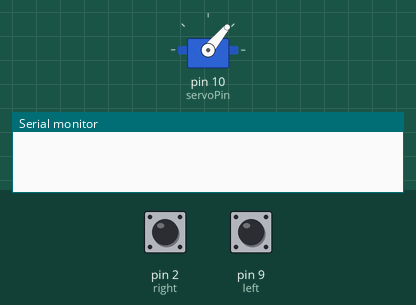
Recording of a sketch running on a simulated Arduino Uno, built with avr-gcc and run on an emulated ATmega328P. Shown: servo, the last lines printed to the serial monitor. The inputs (shaded band) are chosen by the test bench; at power-on: pin 2 (right) LOW, pin 9 (left) LOW.

Above: at 1.2 s.
1.3 s: pin 2 (right) pulled HIGH for 1 s
At 3.1 s:
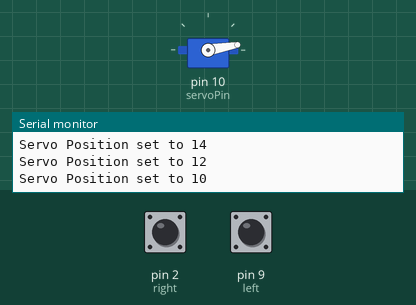
4.3 s: pin 9 (left) pulled HIGH for 3.2 s
At 7.8 s:
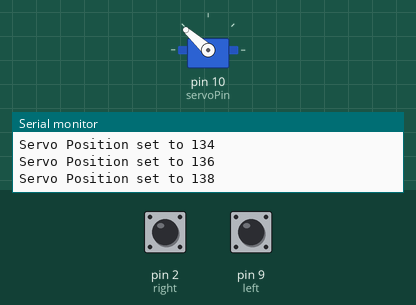
9.0 s: pin 9 (left) pulled HIGH for 0.15 s
At 9.8 s:
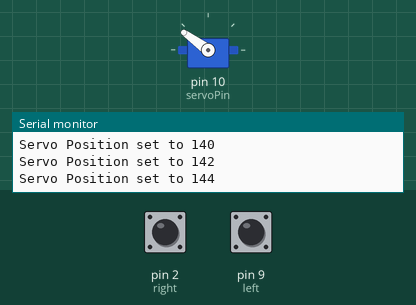
10.6 s: pin 9 (left) pulled HIGH for 1 s
At 12.4 s:
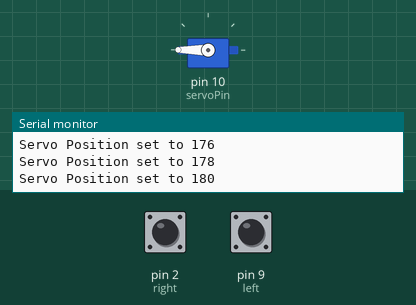
13.6 s: pin 2 (right) pulled HIGH for 0.15 s
At 14.5 s:
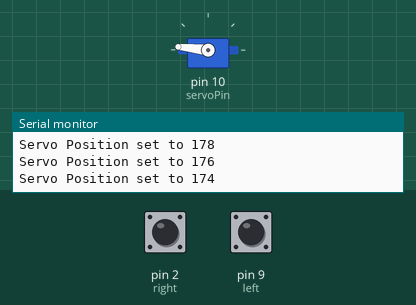
15.2 s: pin 2 (right) pulled HIGH for 3.2 s
At 15.36 s:
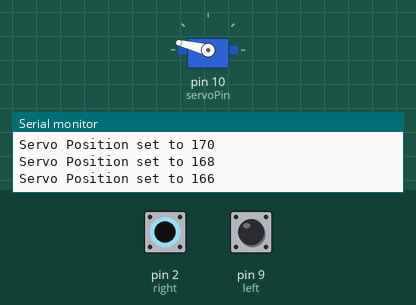
Timing chart, 0 to 19.9 s (numbered marks = the images above; inputs shaded):
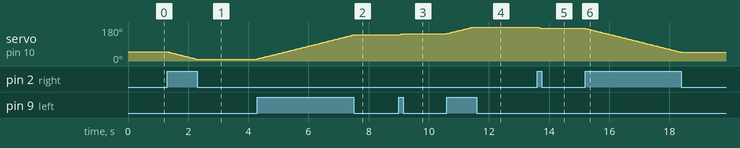

Measured:
- after the input at 1.3 s, servo on pin 10 (servoPin): moves from 50° to 10° over 0.96 s, starting at once
- after the input at 4.3 s, servo on pin 10 (servoPin): moves from 10° to 138° over 3.2 s, starting at once
- after the input at 9.0 s, servo on pin 10 (servoPin): 138° → 144° at once
- after the input at 10.6 s, servo on pin 10 (servoPin): moves from 144° to 180° over 0.86 s, starting at once
- after the input at 13.6 s, servo on pin 10 (servoPin): 180° → 174° at once
- after the input at 15.2 s, servo on pin 10 (servoPin): moves from 174° to 46° over 3.2 s, starting at once

The sketch:

Servo_2buttons.ino
```cpp
#include <Servo.h>
const int left = 9;
const int right = 2;
const int servoPin = 10;

int servoPos = 50;
int rotStep = 2;
int leftState = 0;
int rightState = 0;

Servo myServo;

void setup() {
  // put your setup code here, to run once:
  Serial.begin(9600);
  pinMode(left,INPUT);
  pinMode(right, INPUT);

  myServo.attach(servoPin);
}

void loop() {
  // put your main code here, to run repeatedly:
  leftState = digitalRead(left);
  rightState = digitalRead(right);
  if (leftState == 1 and servoPos < 180){
    servoPos += rotStep;
    Serial.print("Servo Position set to ");
    Serial.println(servoPos);
    myServo.write(servoPos);
    delay(50);
  }
  if (rightState ==1 and servoPos > 0) {
    servoPos -= rotStep;
    Serial.print("Servo Position set to ");
    Serial.println(servoPos);
    myServo.write(servoPos);
    delay(50);
  }
  myServo.write(servoPos);
}
```
